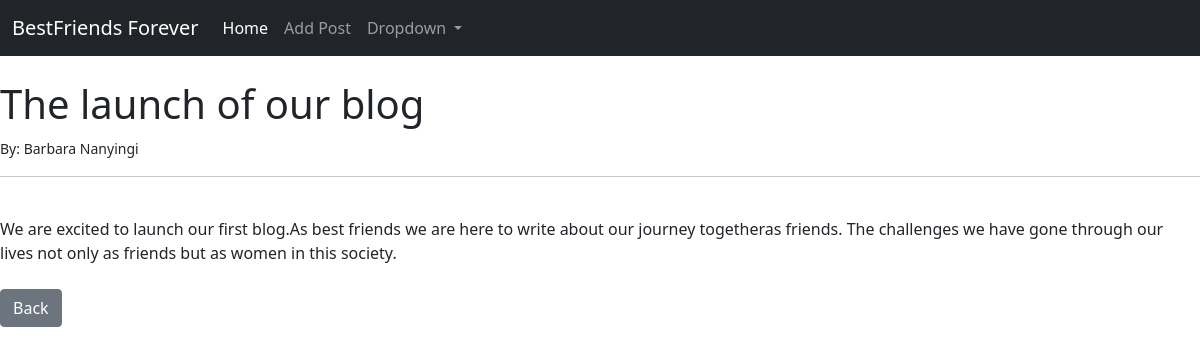
The app's page /article/1 with its own data.
### theblog/models.py (models this page shows, shortened)
class Post(models.Model):
     title = models.CharField(max_length=255)
     title_tag = models.CharField(max_length=255)
     author = models.ForeignKey(User, on_delete=models.CASCADE)
     body = models.TextField()

### theblog/views.py (the view)
# urls.py: path('article/<int:pk>', ArticleDetailView.as_view(), name='article'),
class ArticleDetailView(DetailView):
    model = Post
    template_name = 'article.html'

### theblog/templates/article.html (shortened to what this page needs)
{% extends 'base.html' %}
{% block content %}
<h1>{{ post.title }}</h1>
<small> By: {{post.author.first_name}} {{post.author.last_name}} </small><br/>
<hr>
<br/>
{{ post.body }}
<br/><br/>
<a href="{%url 'home' %}" class="btn btn-secondary"> Back </a>
{% endblock %}

### records on screen
Post: title "The launch of our blog", author.first_name "Barbara", author.last_name "Nanyingi", body "We are excited to launch our first blog.As best friends we are here to write about our journey togetheras friends. The challenges we have gone through our lives not only as friends but as women in this society."
